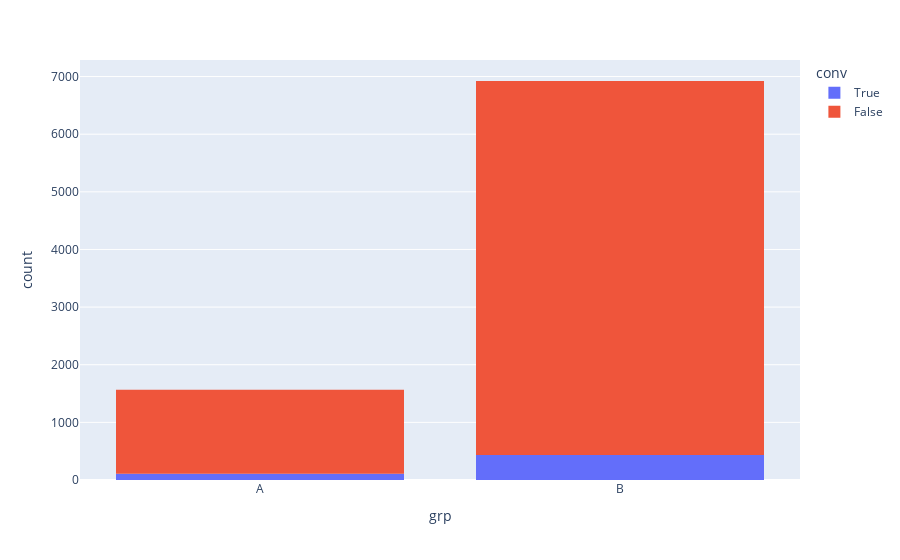

The cell this chart's notebook holds for it:
### Markdown cell above
#### Попробуем оценить статзначимость этой разницы через взаимосвязь группы и факта оплаты:

### Code cell
# Посмотрим визуально на распределения конверсий в зависимости от групп:
# True - сконвертировался в покупку
# False - нет
fig = px.histogram(total_df_ab_groups[['grp', 'conv']], x='grp', 
                   color='conv')
fig.show()

### Figure 1 — Plotly figure (JSON) as saved in the notebook; plotly's stock layout.template omitted (floating-point values rounded to 4 significant figures; data arrays with more than 128 entries replaced by an {"elided": "..."} marker saying what was removed)
{"data": [{"alignmentgroup": "True", "bingroup": "x", "hovertemplate": "conv=True<br>grp=%{x}<br>count=%{y}<extra></extra>", "legendgroup": "True", "marker": {"color": "#636efa"}, "name": "True", "offsetgroup": "True", "orientation": "v", "showlegend": true, "type": "histogram", "x": {"elided": "541 str values"}, "xaxis": "x", "yaxis": "y"}, {"alignmentgroup": "True", "bingroup": "x", "hovertemplate": "conv=False<br>grp=%{x}<br>count=%{y}<extra></extra>", "legendgroup": "False", "marker": {"color": "#EF553B"}, "name": "False", "offsetgroup": "False", "orientation": "v", "showlegend": true, "type": "histogram", "x": {"elided": "7949 str values"}, "xaxis": "x", "yaxis": "y"}], "layout": {"barmode": "relative", "legend": {"title": {"text": "conv"}, "tracegroupgap": 0}, "margin": {"t": 60}, "xaxis": {"anchor": "y", "domain": [0, 1], "title": {"text": "grp"}}, "yaxis": {"anchor": "x", "domain": [0, 1], "title": {"text": "count"}}}}
